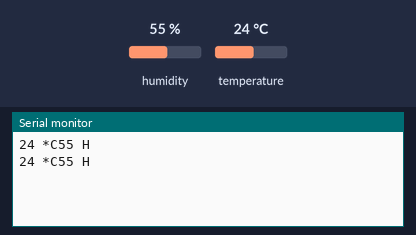
This sketch was run on a simulated Arduino Uno, built with avr-gcc and run on an emulated ATmega328P. On the bench: the last lines printed to the serial monitor. Inputs (shaded band) come from the test bench; at power-on: humidity 55 %, temperature 24 °C.

Above: at 2.3 s.
2.4 s: humidity set to 22 %
At 3.6 s:
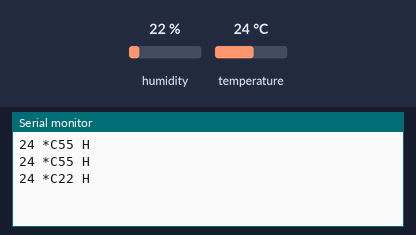
4.5 s: temperature set to 12 °C
At 5.6 s:
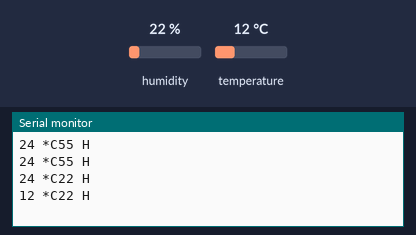
6.6 s: humidity set to 40 %
At 8.4 s:
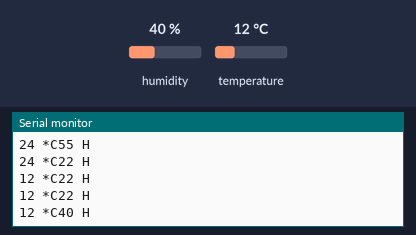
Timing chart, 0 to 9.9 s (numbered marks = the images above; inputs shaded):
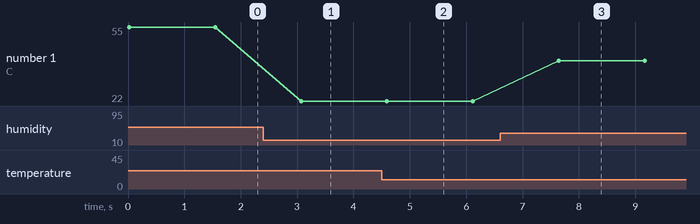

The sketch:

TEST_DHT11.ino
```cpp
#include <SimpleDHT.h>

// for DHT11,
//      VCC: 5V or 3V
//      GND: GND
//      DATA: 2
int pinDHT11 = 2;
SimpleDHT11 dht11(pinDHT11);

void setup() {
  Serial.begin(9600);
}

void loop() {


  // read without samples.
  byte temperature = 0;
  byte humidity = 0;
  int err = SimpleDHTErrSuccess;
  if ((err = dht11.read(&temperature, &humidity, NULL)) != SimpleDHTErrSuccess) {
    Serial.print("Read DHT11 failed, err="); Serial.println(err);delay(1000);
    return;
  }

int temp=(int)temperature;
int humi=(int)humidity;
  Serial.print(temp);
  Serial.print(" *C");
  Serial.print(humi);
  Serial.println(" H");

  // DHT11 sampling rate is 1HZ.
  delay(1500);
}
```

Measured:
- after the input at 2.4 s, the serial monitor: prints a new line after 0.67 s (image 1)
- after the input at 4.5 s, the serial monitor: prints a new line after 0.09 s (image 2)
- after the input at 6.6 s, the serial monitor: prints a new line after 1.0 s (image 3)
- plotted number 1: 55 → 22 after the input at 2.4 s, 22 → 40 after the input at 6.6 s
